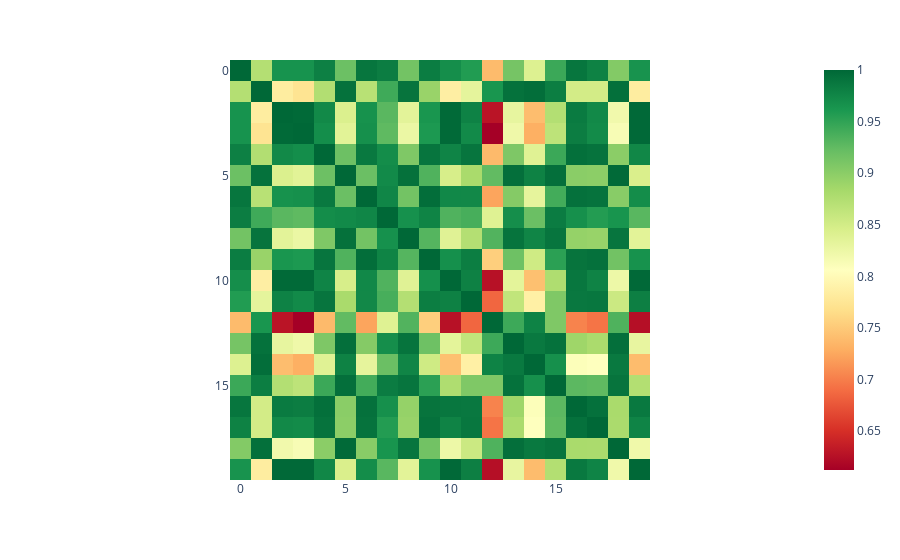

Notebook code cell kept with this figure:
### Code cell
print(similarities.shape)
print(f'Min value: {similarities.min()}')
print(f'Max value: {similarities.max()}')

fig = px.imshow(similarities, color_continuous_scale='RdYlGn')
fig.show()

### Figure 1 — Plotly figure (JSON) as saved in the notebook; plotly's stock layout.template omitted (floating-point values rounded to 4 significant figures; data arrays with more than 128 entries replaced by an {"elided": "..."} marker saying what was removed)
{"data": [{"coloraxis": "coloraxis", "hovertemplate": "x: %{x}<br>y: %{y}<br>color: %{z}<extra></extra>", "name": "0", "type": "heatmap", "xaxis": "x", "yaxis": "y", "z": {"elided": "20x20 float values"}}], "layout": {"coloraxis": {"colorscale": [[0, "rgb(165,0,38)"], [0.1, "rgb(215,48,39)"], [0.2, "rgb(244,109,67)"], [0.3, "rgb(253,174,97)"], [0.4, "rgb(254,224,139)"], [0.5, "rgb(255,255,191)"], [0.6, "rgb(217,239,139)"], [0.7, "rgb(166,217,106)"], [0.8, "rgb(102,189,99)"], [0.9, "rgb(26,152,80)"], [1, "rgb(0,104,55)"]]}, "margin": {"t": 60}, "xaxis": {"anchor": "y", "constrain": "domain", "domain": [0, 1], "scaleanchor": "y"}, "yaxis": {"anchor": "x", "autorange": "reversed", "constrain": "domain", "domain": [0, 1]}}}
